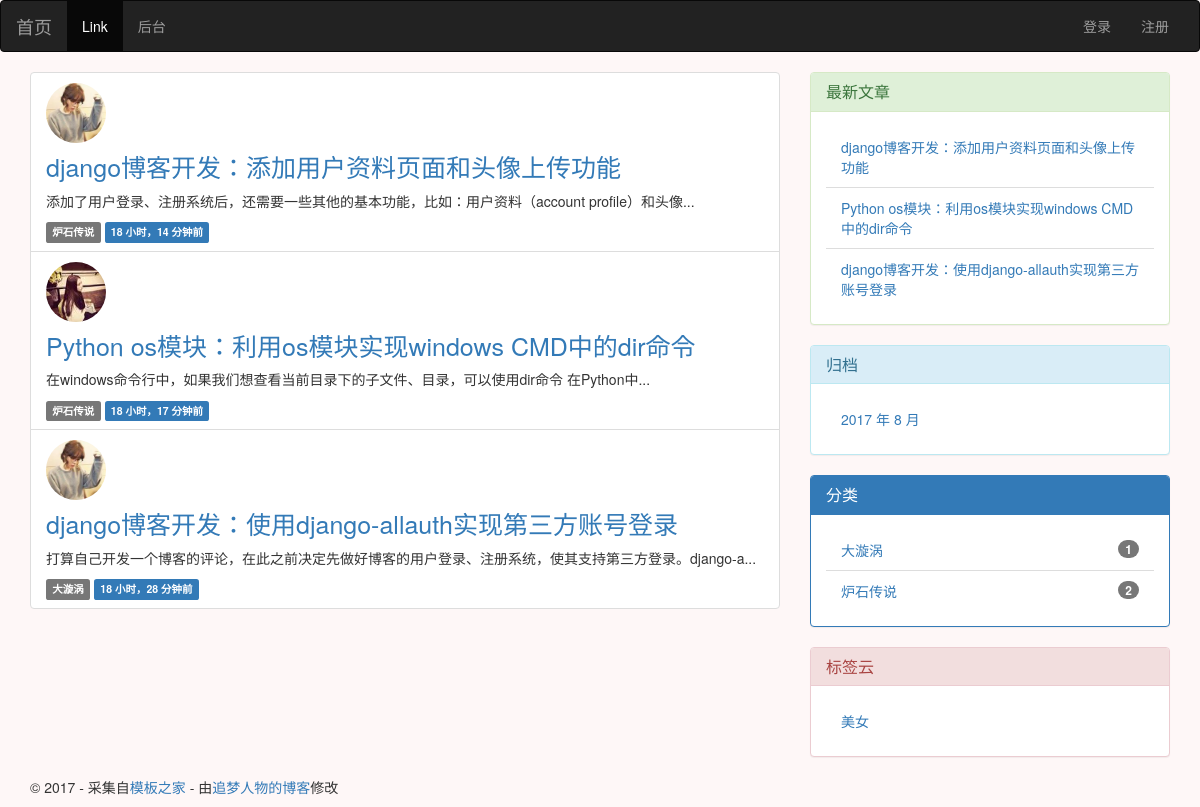
Before: / with the older database file.
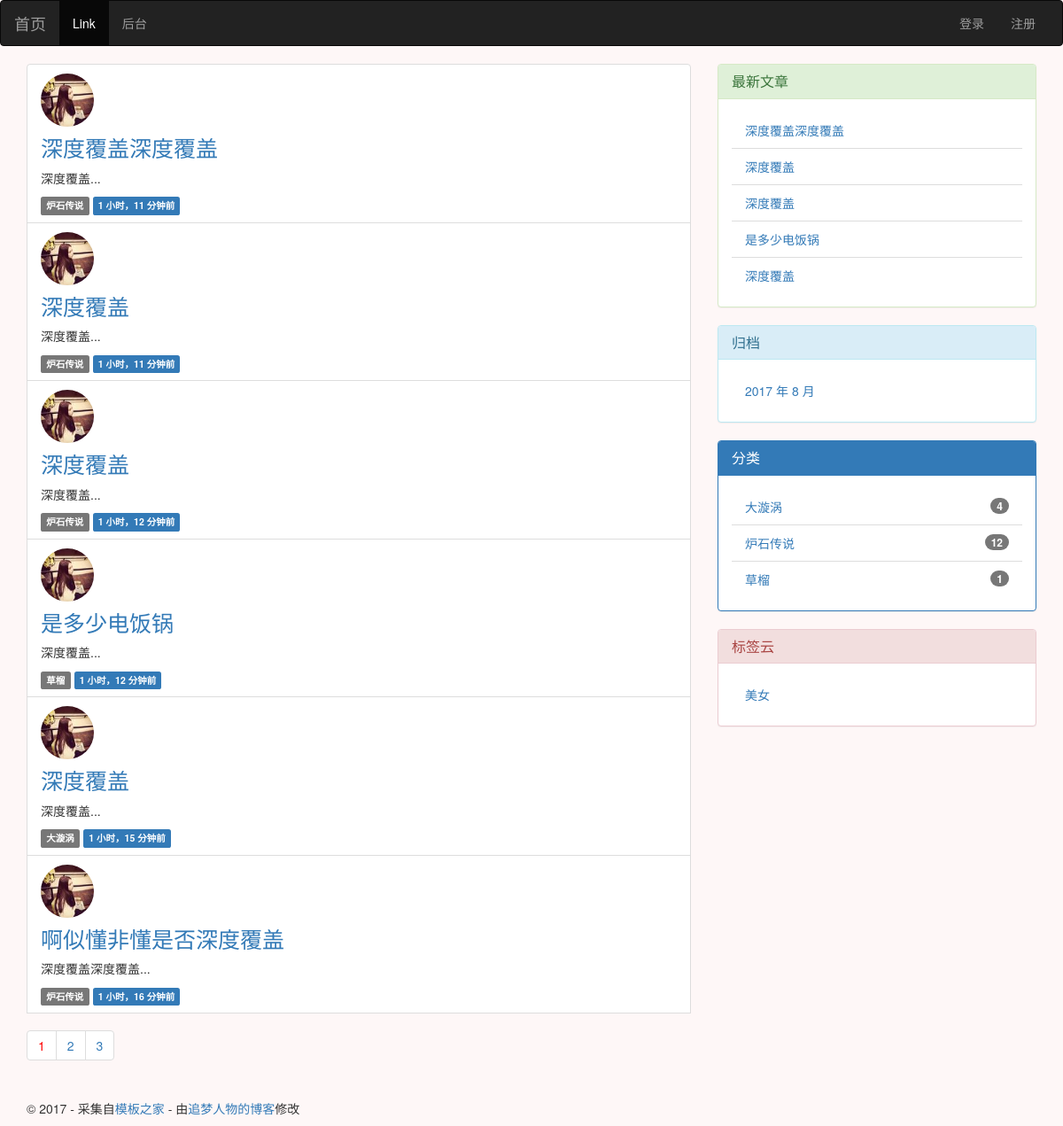
After: the same page with the newer database file.
### blog/models.py (models this page shows, shortened)
class Post(models.Model):
    title = models.CharField(max_length=255)
    def get_absolute_url(self):
        return reverse('blog:detail', kwargs={'pk': self.pk})
    body = RichTextUploadingField(verbose_name='正文')
    views = models.PositiveIntegerField(default=0)
    excerpt = models.CharField(max_length=200, blank=True)
    created_time = models.DateTimeField(auto_now_add=True)
    modified_time = models.DateTimeField(auto_now_add=True)
    category = models.ForeignKey(Category)
    tags = models.ManyToManyField(Tag, blank=True)
    author = models.ForeignKey(User)
    class Meta:
        ordering = ['-created_time']

class Category(models.Model):
    name = models.CharField(max_length=100)

class Tag(models.Model):
    name = models.CharField(max_length=70)

### users/models.py (models this page shows)
class User(AbstractUser):
    nickname = models.CharField(max_length=50, blank=True)
    avatar = ProcessedImageField(upload_to='avatar',
                                 default='avatar/default.png',
                                 verbose_name='头像',
                                 processors=[ResizeToFill(150, 150)], )
    class Meta(AbstractUser.Meta):
        pass

### blog/views.py (the view, shortened to what this page needs)
# urls.py: url(r'^$', views.IndexView.as_view(), name='index'),
class IndexView(ListView):
    model = Post
    template_name = 'blog/index.html'
    context_object_name = 'post_list'
    paginate_by = 6
    def get_context_data(self, **kwargs):
        context = super().get_context_data(**kwargs)
        paginator = context.get('paginator')
        page = context.get('page_obj')
        is_paginated = context.get('is_paginated')
        pagination_data = self.pagination_data(paginator, page, is_paginated)
        context.update(pagination_data)
        return context
    def pagination_data(self, paginator, page, is_paginated):
        if not is_paginated:
            return {}
        left = []
        right = []
        left_has_more = False
        right_has_more = False
        first = False
        last = False
        page_number = page.number
        total_pages = paginator.num_pages
        page_range = paginator.page_range
        if page_number == 1:
            right = page_range[page_number:page_number + 2]
            if right[-1] < total_pages - 1:
                right_has_more = True
            if right[-1] < total_pages:
                last = True
        elif page_number == total_pages:
            left = page_range[(page_number - 3) if (page_number - 3) > 0 else 0:page_number - 1]
            if left[0] > 2:
                left_has_more = True
            if left[0] > 1:
                first = True
        data = {
            'left': left,
            'right': right,
            'left_has_more': left_has_more,
            'right_has_more': right_has_more,
            'first': first,
            'last': last,
        }
        return data

### blog/templatetags/blog_tags.py (called while the page is built)
@register.simple_tag              # 将函数注册为模板
def get_recent_posts(num=5):
    return Post.objects.all().order_by('-created_time')[:num]

@register.simple_tag
def archives():
    return Post.objects.dates('created_time', 'month', order='DESC')

@register.simple_tag
def get_categories():
    return Category.objects.annotate(num_posts=Count('post')).filter(num_posts__gt=0)

@register.simple_tag
def get_tag():
    return Tag.objects.all()

### templates/blog/index.html (shortened to what this page needs)
{% extends 'base.html' %}
{% load staticfiles %}
{% block main %}
<ul class="list-group">
    {% for post in post_list %}
        <li class="list-group-item">
              <div>
                  <img width="60" height="60" alt="Tilo Mitra&#x27;s avatar" src="{{ post.author.avatar.url }}" class="img-circle ">
                  <div>
                  <h1 class="entry-title">
                      <a href="{{ post.get_absolute_url }}">{{ post.title}}</a>
                  </h1>
                  <div class="entry-content clearfix">
                        <p>{{ post.excerpt }}</p>
                    </div>
                      <span class="label label-default">{{ post.category.name}}</span>
                      <span class="label label-primary">{{post.created_time|timesince}}前</span>
                  </div>
              </div>
        </li>
    {% empty %}
        <div class="no-post">暂时还没有发布的文章！</div>
    {% endfor %}
{% if is_paginated %}
<nav aria-label="Page navigation">
    <ul class="pagination">
        <li><a href="?page={{ page_obj.number }}" style="color: red">{{ page_obj.number }}</a></li>
  {% if right %}
    {% for i in right %}
        <li><a href="?page={{ i }}">{{ i }}</a></li>
    {% endfor %}
  {% endif %}
</ul>
</nav>
 </ul>
{% endif %}
{% endblock main %}

### templates/base.html (shortened to what this page needs)
{% load staticfiles %}
{% load blog_tags %}
<!DOCTYPE html>
<html>
<head>
    <link rel="stylesheet" href="//cdn.bootcss.com/bootstrap/3.3.7/css/bootstrap.min.css">
    <link rel="stylesheet" href="{% static 'blog/css/custom.css' %}">
    <link rel="stylesheet" href="{% static 'blog/css/prism.css' %}">
    <link rel="stylesheet" href="{% static 'easy_comment/css/comment.css' %}">
    <link rel="stylesheet" href="{% static 'easy_comment/css/prism.css' %}">
</head>
<body class="body-qiansebeijing">
<nav class="navbar navbar-inverse" >
  <div class="container-fluid">
    <div class="navbar-header">
      <a class="navbar-brand" href="{% url 'blog:index' %}">首页</a>
    </div>
    <div class="collapse navbar-collapse" id="bs-example-navbar-collapse-1">
      <ul class="nav navbar-nav">
        <li class="active"><a href="#">Link <span class="sr-only">(current)</span></a></li>
        <li><a href="admin/" data-hover="后台">后台</a></li>
      </ul>
      <ul class="nav navbar-nav navbar-right">
          {% if user.is_authenticated %}
          <img width="45" height="45" src="{{ user.avatar.url }}" class="img-circle" alt="Responsive image">
            <li class="dropdown">
          <a href="#" class="dropdown-toggle" data-toggle="dropdown" role="button" aria-haspopup="true" aria-expanded="false">{{ user.username }} <span class="caret"></span></a>
          <ul class="dropdown-menu">
            <li><a href="{% url 'logout' %}?next={{ request.path }}">注销登录</a></li>
            <li><a href="{% url 'users:account_profile' %}?next={{ request.path }}">修改资料</a></li>
            <li><a href="#">Something else here</a></li>
            <li role="separator" class="divider"></li>
            <li><a href="#">Separated link</a></li>
             </ul>
            </li>
          {% else %}
          <li><a href="{% url 'login' %}?next={{ request.path }}" data-hover="登录">登录</a></li>
          <li><a href="{% url 'users:register' %}" data-hover="注册">注册</a></li>
          {% endif %}
      </ul>
    </div>
  </div>
</nav>
<div class="content-body">
    <div class="container">
        <div class="row">
            <main class="col-md-8">
                {% block main %}
                {% endblock main %}
            </main>
            <aside class="col-md-4">
                <div class="panel panel-success">
                    <div class="panel-heading">
                    <h3 class="panel-title">最新文章</h3>
                    </div>
                    {% get_recent_posts as recent_post_list %}
                    <ul class="list-group panel-body">
                        {% for post in recent_post_list %}
                        <li class="list-group-item">
                            <a href="{{ post.get_absolute_url }}">{{ post.title }}</a>
                        </li>
                        {% endfor %}
                    </ul>
                </div>
                <div class="panel panel-info">
                    <div class="panel-heading">
                    <h3 class="panel-title">归档</h3>
                    </div>
                    {% archives as date_list %}
                    <ul class="list-group panel-body">
                        {% for date in date_list %}
                        <li class="list-group-item">
                            <a href="#">{{date.year}} 年 {{date.month}} 月</a>
                        </li>
                        {% empty %}
                        暂无归档
                        {% endfor %}
                    </ul>
                </div>
                <div class="panel panel-primary">
                    <div class="panel-heading">
                    <h3 class="panel-title">分类</h3>
                    </div>
                    {% get_categories as category_list %}
                    <ul class="list-group panel-body">
                        {% for category in category_list %}
                        <li class="list-group-item">
                         <span class="badge">{{ category.num_posts}}</span>
                            <a href="{% url 'blog:category' category.pk %}">{{category.name}}</a>
                        </li>
                        {% endfor %}
                    </ul>
                </div>
                <div class="panel panel-danger">
                    <div class="panel-heading">
                    <h3 class="panel-title">标签云</h3>
                    </div>
                    {% get_tag as tag_list %}
                    <ul class="list-group panel-body">
                        {% for Tag in tag_list %}
                        <li class="list-group-item">
                            <a href="{% url 'blog:tag' Tag.pk %}">{{Tag.name}}</a>
                        </li>
                        {% endfor %}
                    </ul>
                </div>
            </aside>
        </div>
    </div>
</div>
<footer id="site-footer">
    <div class="container">
        <div class="row">
            <div class="col-md-12">
                <p class="copyright">&copy 2017 - 采集自<a href="http://www.cssmoban.com/"
                                                        target="_blank" title="模板之家">模板之家</a>
                    - 由<a href="http://zmrenwu.com/" title="网页模板" target="_blank">追梦人物的博客</a>修改
                </p>
            </div>
        </div>
    </div>
</footer>
</body>
</html>

### blog/static/blog/css/custom.css (style rules this page uses)
.body-qiansebeijing { background-color: #fef7f7; }
.h1, h1 { font-size: 25px; margin-top: 10px; }

Changed rows visible on the page:
no longer on this page (row unchanged): Post: author.avatar (picture), title "django博客开发：添加用户资料页面和头像上传功能", excerpt "添加了用户登录、注册系统后，还需要一些其他的基本功能，比如：用户资料（account profile）和头像...", category.name "炉石传说", created_time "18 小时，14 分钟"
no longer on this page (row edited): Post: author.avatar (picture), title "Python os模块：利用os模块实现windows CMD中的dir命令", excerpt "在windows命令行中，如果我们想查看当前目录下的子文件、目录，可以使用dir命令 在Python中...", category.name "炉石传说", created_time "18 小时，17 分钟"
no longer on this page (row unchanged): Post: author.avatar (picture), title "django博客开发：使用django-allauth实现第三方账号登录", excerpt "打算自己开发一个博客的评论，在此之前决定先做好博客的用户登录、注册系统，使其支持第三方登录。django-a...", category.name "大漩涡", created_time "18 小时，28 分钟"
added Post: author.avatar (picture), title "深度覆盖深度覆盖", excerpt "深度覆盖...", category.name "炉石传说", created_time "1 小时，11 分钟"
added Post: author.avatar (picture), title "深度覆盖", excerpt "深度覆盖...", category.name "炉石传说", created_time "1 小时，11 分钟"
added Post: author.avatar (picture), title "深度覆盖", excerpt "深度覆盖...", category.name "炉石传说", created_time "1 小时，12 分钟"
added Post: author.avatar (picture), title "是多少电饭锅", excerpt "深度覆盖...", category.name "草榴", created_time "1 小时，12 分钟"
added Post: author.avatar (picture), title "深度覆盖", excerpt "深度覆盖...", category.name "大漩涡", created_time "1 小时，15 分钟"
added Post: author.avatar (picture), title "啊似懂非懂是否深度覆盖", excerpt "深度覆盖深度覆盖...", category.name "炉石传说", created_time "1 小时，16 分钟"
computed for Category "大漩涡": num_posts "1" → "4"
computed for Category "炉石传说": num_posts "2" → "12"
now on this page (row unchanged): Category: num_posts "1", name "草榴"
Other visible differences:
{{ page_obj.number }}: (not shown) → "1"
new list line: "2"
new list line: "3"
